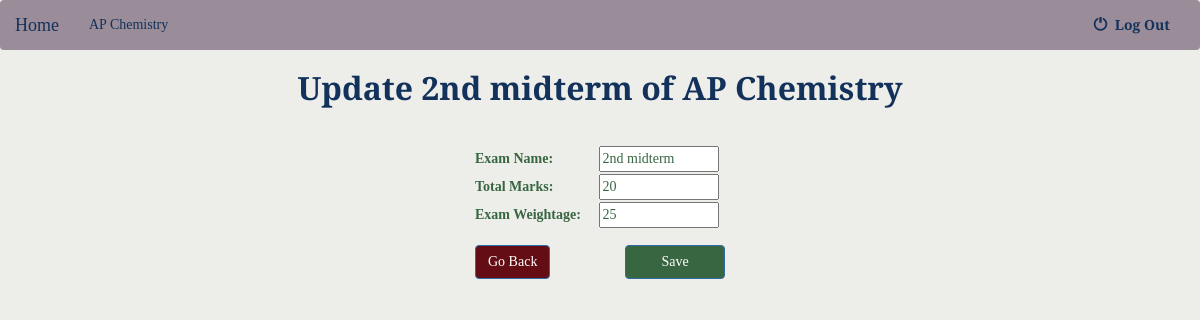
The page /authenticated/2/2/ (signed in) on the database its author committed.
### gms/models.py (models this page shows)
class Courses(models.Model):
    course_name = models.CharField(max_length=30)
    credit = models.PositiveSmallIntegerField(default=3)
    faculty = models.ForeignKey('Faculty',on_delete=models.PROTECT,null=True)
    students = models.ManyToManyField('Student')
    a = models.PositiveSmallIntegerField(default=80)
    b = models.PositiveSmallIntegerField(default=60)
    c = models.PositiveSmallIntegerField(default=40)
    d = models.PositiveSmallIntegerField(default=20)
    location = models.CharField(max_length = 30, default='Main Campus')
    def __str__(self):
        return self.course_name

class Exam(models.Model):
    name = models.CharField(max_length=30)
    total_marks = models.IntegerField(default=0)
    course = models.ForeignKey(Courses,on_delete=models.CASCADE,null=True)
    weightage = models.IntegerField(default=0)
    def __str__(self):
        return self.name

### gms/views.py (the view)
# urls.py: re_path(r'^authenticated/(?P<course_no>[0-9]+)/(?P<exam_no>[0-9]+)/$',update_exam,name='update_exam'),
@cache_control(no_cache=True, must_revalidate=True, no_store=True)
def update_exam(request,course_no,exam_no):
	usertype="NULL"
	if request.user.is_authenticated:
		try:
			userTemp=Faculty.objects.get(username=request.user.username,password=request.user.password)
			usertype="Faculty"
		except Faculty.DoesNotExist:
			return redirect('/logout/')
		if (usertype=="Faculty"):
			courses=userTemp.courses_set.all()
			course=courses[int(course_no)-1]
			exam=Exam.objects.get(pk=exam_no)
			if request.method=='POST':
				for std in course.students.all():
					total_marks=std.total_marks_set.get(course=course)
					total_marks.total_marks=total_marks.total_marks-((exam.weightage)/(exam.total_marks))*(Result.objects.get(student=std,course=course,exam=exam)).gained_marks
					total_marks.save()
				exam.name=request.POST['exam_name']
				exam.total_marks=request.POST['total_marks']
				exam.weightage=request.POST['weightage']
				exam.save()
				for std in course.students.all():
					total_marks=std.total_marks_set.get(course=course)
					total_marks.total_marks=total_marks.total_marks+(float(exam.weightage)/float(exam.total_marks))*float((Result.objects.get(student=std,course=course,exam=exam)).gained_marks)
					total_marks.save()
				return redirect("/authenticated/" + str(course_no)+"/",{'faculty':userTemp, 'course':course,'course_no':int(course_no)})
			else :
				return render(request, "update_exam.html",{'course_no':course_no,'exam':exam,'course':course})
		else :
			return redirect('/logout/')
	else :
			return redirect('/logout/')

### gms/template/update_exam.html (shortened to what this page needs)
<!DOCTYPE html>
<html>
<head>
	{%load static%}
	<link rel="stylesheet" href="https://maxcdn.bootstrapcdn.com/bootstrap/3.3.6/css/bootstrap.min.css">
	<link rel="stylesheet" type="text/css" href="{% static 'gms/style.css' %}"/>
</head>
</head>
<body>
	<nav class="navbar navbar-inverse" style="background-color:#9A8C98;color:#13325B;border: #9A8C98;">
		<div class="container-fluid">
		<div class="navbar-header" >
			<a class="navbar-brand" href="/authenticated/" style="color:#13325B;font-family: 'Cinzel'">Home</a>
		</div>
		<div class="collapse navbar-collapse" id="topNavBar">
			<ul class="nav navbar-nav">
				<li class="active">
					<a href="/authenticated/{{course_no}}" style="background-color:#9A8C98;color:#13325B;border: #9A8C98;font-family: 'Cinzel';">{{course.course_name}}</a>
				</li>
			</ul>
			<ul class="nav navbar-nav navbar-right">
				<li class="">
					<a href="/logout/" style="color:#13325B;font-family: 'Cinzel';font-weight: bold;">
						<span class="glyphicon glyphicon-off" aria-hidden="true" style="color:#13325B;"></span>&nbsp;
						Log Out
					</a>
				</li>
			</ul>
		</div>
		</div>
	</nav>
	<h3 style="text-align: center;color:#13325B;font-family: 'Cinzel';font-weight:bold;font-size:32px">Update {{exam}} of {{course}}</h3>
	<hr>
	<div style="width:250px; margin:0 auto;">
		<form action="/authenticated/{{course_no}}/{{exam.id}}/" method="post" style="color:#386641;font-family: 'Noto'">
			<label>Exam Name:</label>
		    <input type="text" id="exam_name" name="exam_name" value='{{exam.name}}' required><br>
		    <label>Total Marks:</label>
		    <input type="number" id="total_marks" name="total_marks" value='{{exam.total_marks}}' min="1" required><br>
		    <label>Exam Weightage:</label>
		    <input type="number" id="weightage" name="weightage" value='{{exam.weightage}}' min="0" max="100" required><br>
		  	<button class="btn btn-primary" type="submit" style="float: right;width: 100px;margin-top:15px;background-color:#386641;font-family:Cinzel;" >  Save  </button>
		</form>
		<a href="/authenticated/{{course_no}}" style="float: left;margin-top:15px;background-color:#640d14;font-family:Cinzel;"  class="btn btn-primary">Go Back</a>
	</div>
</body>
</html>

### gms/static/gms/style.css (style rules this page uses)
body { background :#edede9; }
label { width: 120px; }
input { width: 120px; }

### rows shown on the page
Courses: course_name "AP Chemistry"
Exam: name "2nd midterm", exam_name "2nd midterm", total_marks "20", weightage "25"
